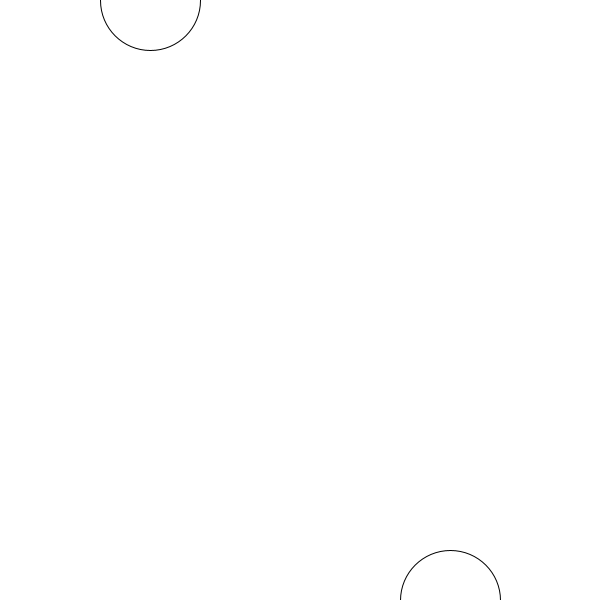
Frame 1 (no input)
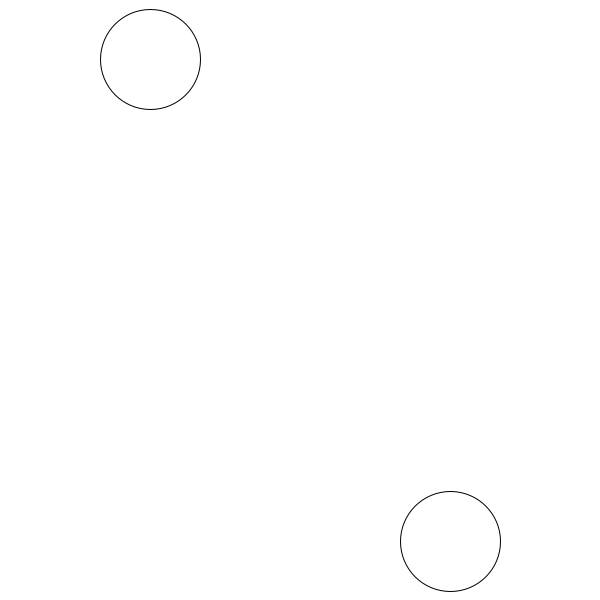
Frame 60 (the mouse pressed at the canvas centre just before this capture)
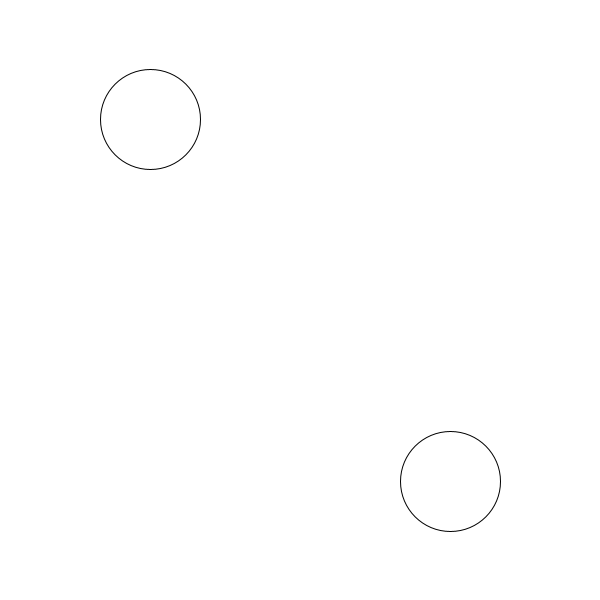
Frame 120 (the mouse held since frame 60 and released just before this capture)

The Processing sketch that drew these frames (run headless with seeded random() and noise(); from frame 60 on, the mouse is pressed at the canvas centre):

// Processing sketch: sketch_250213f
// ── sketch_250213f.pde
int x1;
int x2;

void setup(){
  size(600,600);
  x1=0;
  x2=600;
}

void draw(){
  background(255);
  ellipse(150,x1,100,100);
  x1=x1+1;
  if(x1>600){
    x1=0;}
   ellipse(450,x2,100,100);
   x2 = x2-1;
  if(x2<0){
    x2=600;}
}
